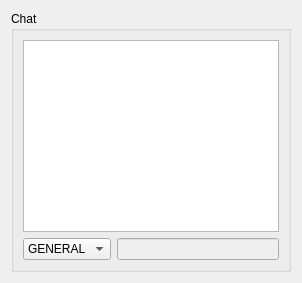
       <widget class="QWidget" name="home_tab">
        <property name="sizePolicy">
         <sizepolicy hsizetype="Expanding" vsizetype="Expanding">
          <horstretch>0</horstretch>
          <verstretch>0</verstretch>
         </sizepolicy>
        </property>
        <property name="minimumSize">
         <size>
          <width>0</width>
          <height>0</height>
         </size>
        </property>
        <attribute name="icon">
         <iconset>
          <normalon>:/Resources/home.png</normalon>
         </iconset>
        </attribute>
        <attribute name="title">
         <string/>
        </attribute>
        <layout class="QHBoxLayout" name="horizontalLayout_5">
         <item>
          <layout class="QVBoxLayout" name="verticalLayout_2">
           <item>
            <widget class="QGroupBox" name="groupBox_10">
             <property name="title">
              <string>Chat</string>
             </property>
             <layout class="QGridLayout" name="gridLayout_18">
              <item row="0" column="0">
               <widget class="QTextEdit" name="log">
                <property name="font">
                 <font>
                  <family>Tahoma</family>
                  <pointsize>12</pointsize>
                 </font>
                </property>
                <property name="readOnly">
                 <bool>true</bool>
                </property>
               </widget>
              </item>
              <item row="1" column="0">
               <layout class="QHBoxLayout" name="horizontalLayout_4">
                <item>
                 <widget class="QComboBox" name="messageChannels_list">
                  <item>
                   <property name="text">
                    <string>GENERAL</string>
                   </property>
                  </item>
                  <item>
                   <property name="text">
                    <string>GROUPE</string>
                   </property>
                  </item>
                  <item>
                   <property name="text">
                    <string>GUILDE</string>
                   </property>
                  </item>
                 </widget>
                </item>
                <item>
                 <widget class="QLineEdit" name="message_edit">
                  <property name="enabled">
                   <bool>false</bool>
                  </property>
                  <property name="sizePolicy">
                   <sizepolicy hsizetype="Expanding" vsizetype="Fixed">
                    <horstretch>0</horstretch>
                    <verstretch>0</verstretch>
                   </sizepolicy>
                  </property>
                 </widget>
                </item>
               </layout>
              </item>
             </layout>
            </widget>
           </item>
          </layout>
         </item>
        </layout>
       </widget>
